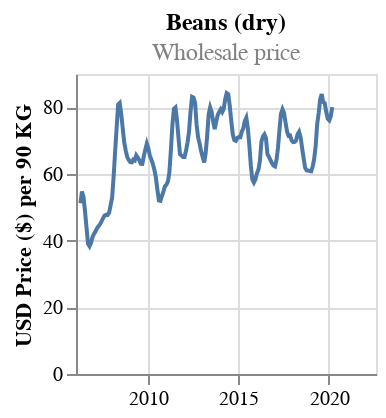

Notebook source saved alongside this figure:
### Code cell
get_commodity_price_chart(food_prices_sbs, 'Beans (dry)', ['actual'], 'Wholesale')

### Figure 1 — Vega-Lite specification as saved in the notebook (floating-point values rounded to 4 significant figures; data arrays with more than 128 entries replaced by an {"elided": "..."} marker saying what was removed)
{"config": {"view": {"continuousWidth": 400, "continuousHeight": 300}}, "data": {"name": "data-c3a2a586065ab52e19a4ad278a2976fd"}, "mark": "line", "encoding": {"x": {"field": "date", "scale": {"domain": ["2006-01-15T00:00:00", "2022-08-15T00:00:00"]}, "title": "", "type": "temporal"}, "y": {"field": "usdprice", "title": "USD Price ($) per 90 KG", "type": "quantitative"}}, "height": 150, "title": {"text": "Beans (dry)", "fontSize": 12, "subtitle": "Wholesale price", "subtitleColor": "gray"}, "width": 150, "$schema": "https://vega.github.io/schema/vega-lite/v4.17.0.json", "datasets": {"data-c3a2a586065ab52e19a4ad278a2976fd": {"elided": "171 records"}}}
